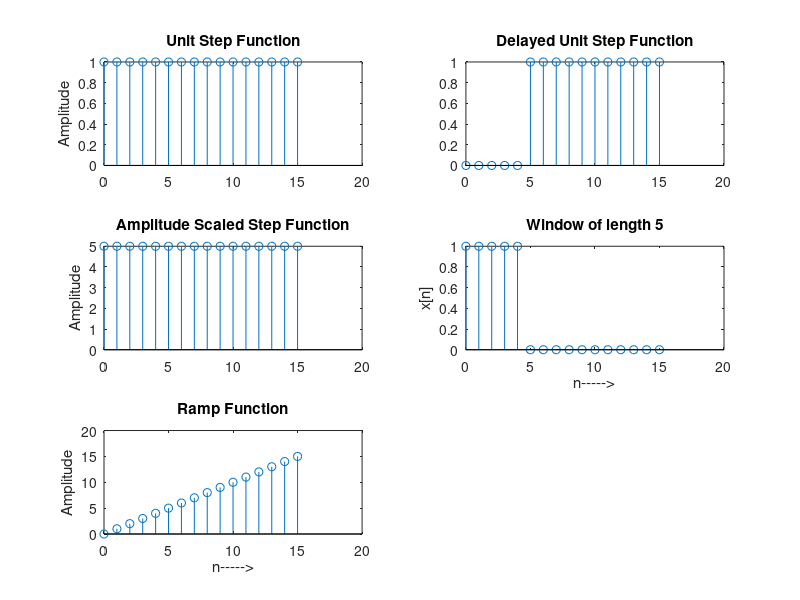

Here is the MATLAB script that generated this plot:
close all;
clear;
clc;
n = 0:15; %time index for the discrete signal from 0 to 15 with unity sampling
u = [(n)>=0]; %unit step
u5 = [(n-5)>=0]; %delayed step
a5 = 5*u; %scaled unit step
xn = u - u5; %rectangular window x[n] = u[n] - u[n-5]
xr = n.*u; %ramp signal

subplot(321), stem(n,u), title('Unit Step Function'), ylabel('Amplitude');
subplot(322), stem(n,u5), title('Delayed Unit Step Function');
subplot(323), stem(n,a5), title('Amplitude Scaled Step Function'), ylabel('Amplitude');
subplot(324), stem(n,xn), title('Window of length 5'), ylabel('x[n]'), xlabel('n----->');
subplot(325), stem(n,xr), title('Ramp Function'), ylabel('Amplitude'), xlabel('n----->');


 